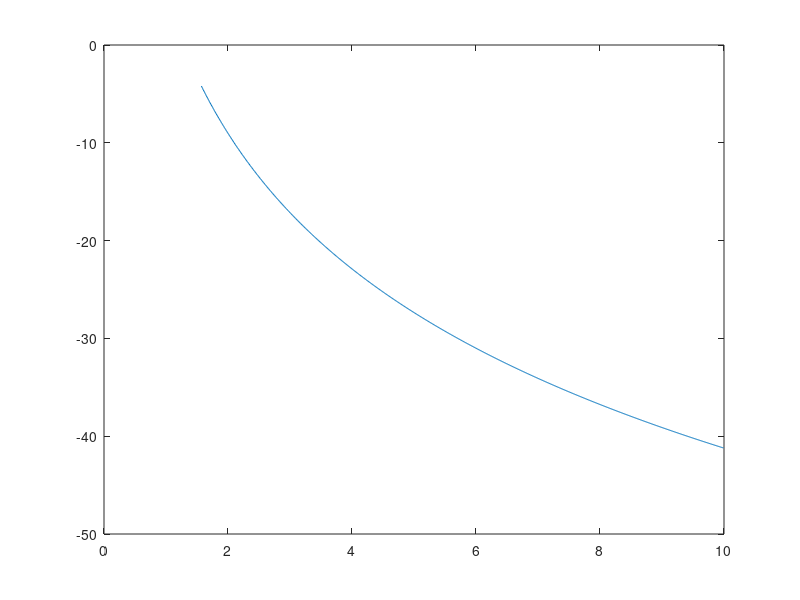

MATLAB code for this plot:
clear all, clc; close all;

omega_onset = 1;
omega = (pi/2)*omega_onset:0.01:10;
N=(4/pi)*(omega_onset./omega).*exp(-1j*acos((pi/2)*(omega_onset./omega)));
Ng=20*log(abs(N));
plot(omega,Ng)
